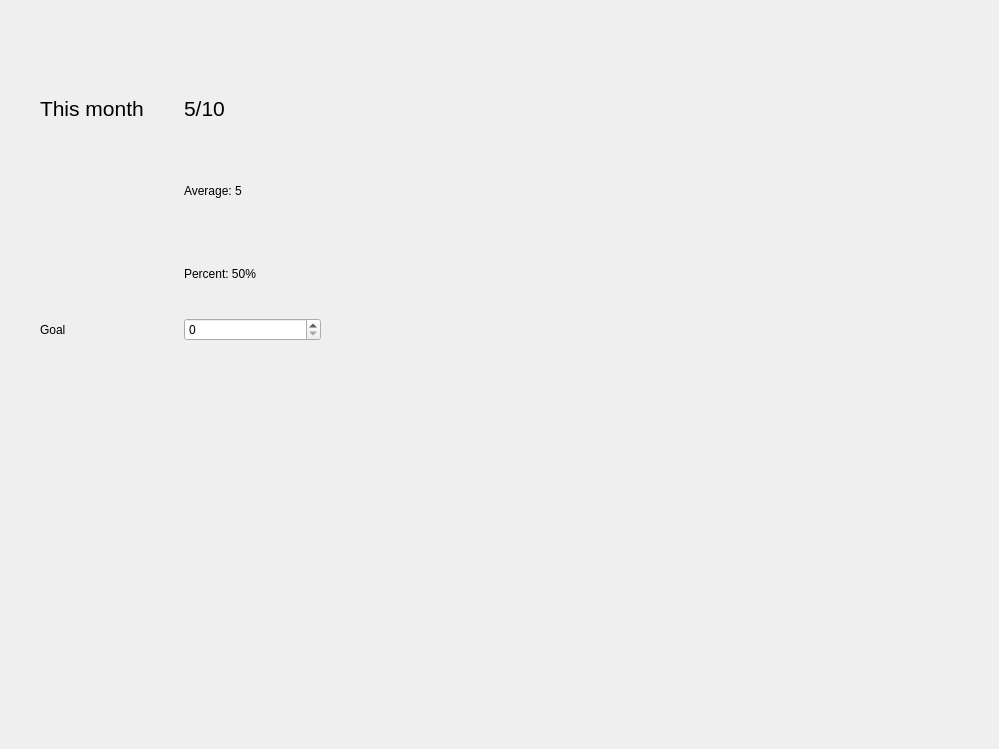
<?xml version="1.0" encoding="UTF-8"?>
<ui version="4.0">
 <class>GoalsView</class>
 <widget class="QWidget" name="GoalsView">
  <property name="geometry">
   <rect>
    <x>0</x>
    <y>0</y>
    <width>999</width>
    <height>749</height>
   </rect>
  </property>
  <property name="windowTitle">
   <string>Form</string>
  </property>
  <widget class="QWidget" name="gridLayoutWidget">
   <property name="geometry">
    <rect>
     <x>350</x>
     <y>70</y>
     <width>631</width>
     <height>271</height>
    </rect>
   </property>
   <layout class="QGridLayout" name="gridLayout"/>
  </widget>
  <widget class="QWidget" name="gridLayoutWidget_2">
   <property name="geometry">
    <rect>
     <x>40</x>
     <y>70</y>
     <width>281</width>
     <height>271</height>
    </rect>
   </property>
   <layout class="QGridLayout" name="gridLayout_2">
    <item row="3" column="0">
     <widget class="QLabel" name="label_2">
      <property name="text">
       <string>Goal</string>
      </property>
     </widget>
    </item>
    <item row="0" column="0">
     <widget class="QLabel" name="label">
      <property name="font">
       <font>
        <pointsize>16</pointsize>
       </font>
      </property>
      <property name="text">
       <string>This month</string>
      </property>
     </widget>
    </item>
    <item row="0" column="1">
     <widget class="QLabel" name="label_3">
      <property name="font">
       <font>
        <pointsize>16</pointsize>
       </font>
      </property>
      <property name="text">
       <string>5/10</string>
      </property>
     </widget>
    </item>
    <item row="3" column="1">
     <widget class="QSpinBox" name="spinBox"/>
    </item>
    <item row="1" column="1">
     <widget class="QLabel" name="label_4">
      <property name="text">
       <string>Average: 5</string>
      </property>
     </widget>
    </item>
    <item row="2" column="1">
     <widget class="QLabel" name="label_5">
      <property name="text">
       <string>Percent: 50%</string>
      </property>
     </widget>
    </item>
   </layout>
  </widget>
  <widget class="QWidget" name="gridLayoutWidget_3">
   <property name="geometry">
    <rect>
     <x>40</x>
     <y>360</y>
     <width>281</width>
     <height>261</height>
    </rect>
   </property>
   <layout class="QGridLayout" name="gridLayout_3"/>
  </widget>
 </widget>
 <resources/>
 <connections/>
</ui>
